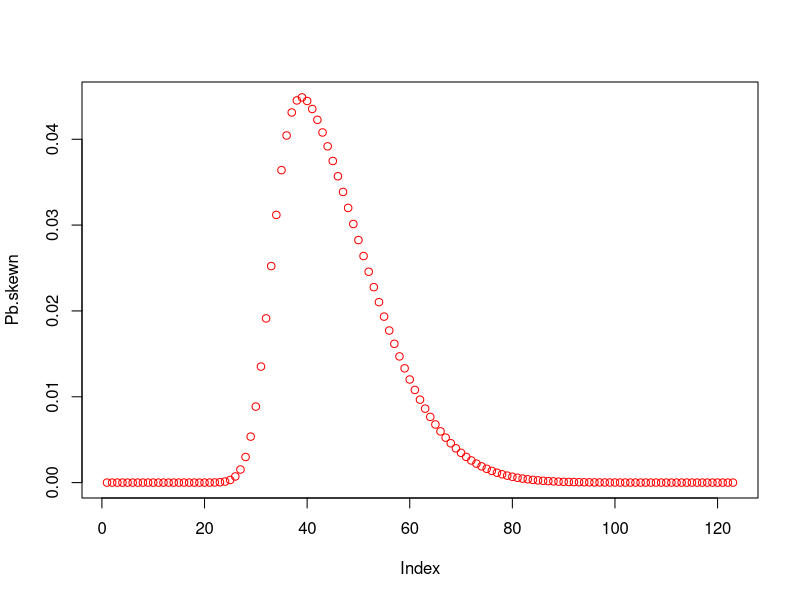

Write R code to recreate this figure.
## ---- chunk 1


mu.bday=45
sd.bday=10
skew.bday=5
ndays=123
  # convert paramaters for skew normal
dskewnorm <- function(x,skew.bday,mu.bday,sd.bday) {
  
  delta <- skew.bday/sqrt(1+(skew.bday^2))
  omega <- sqrt(sd.bday^2/(1-(2*delta^2)/pi))
  xi <- mu.bday - omega*delta*sqrt(2/pi)
  
  (2/omega)*dnorm((x-xi)/omega) * pnorm(skew.bday*((x-xi)/omega))
}

integratePb <-  function(ndays,skew.bday,mu.bday,sd.bday) {
  # Initialize Pb 
  Pb <- numeric(ndays)
  for (t in 2:ndays) {
    # Integrate over interval, store definite integral for each day
    Pb[t] <- integrate(dskewnorm,skew.bday=skew.bday,mu.bday=mu.bday,
                               sd.bday=sd.bday, t-1, t)$value
    
  }
  
  # Return the probability vector
  return(Pb)
}

Pb.skewn <- integratePb(ndays,skew.bday,mu.bday,sd.bday)
sum(Pb.skewn)
plot(Pb.skewn,col="red")
